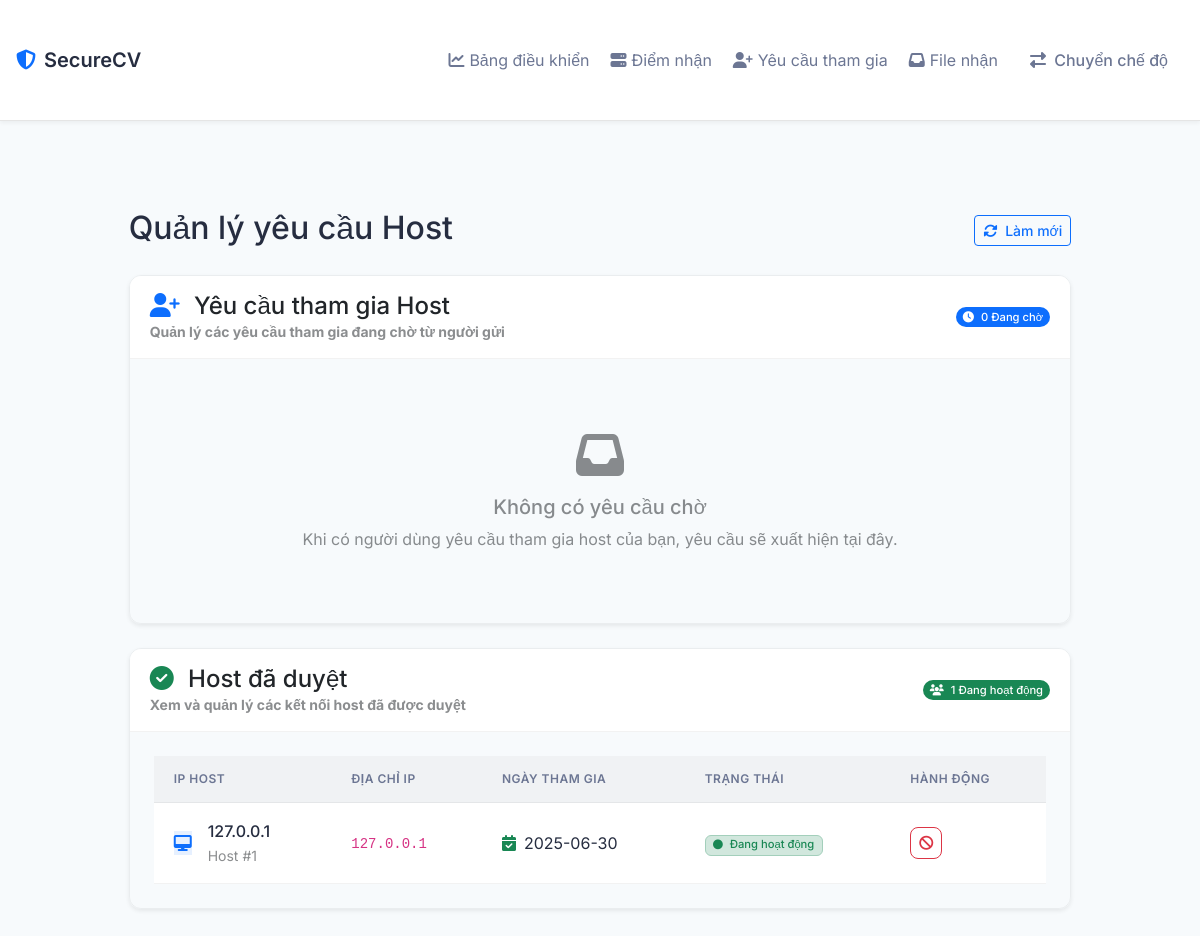
Page /receiver_host/approval on the earlier database version.
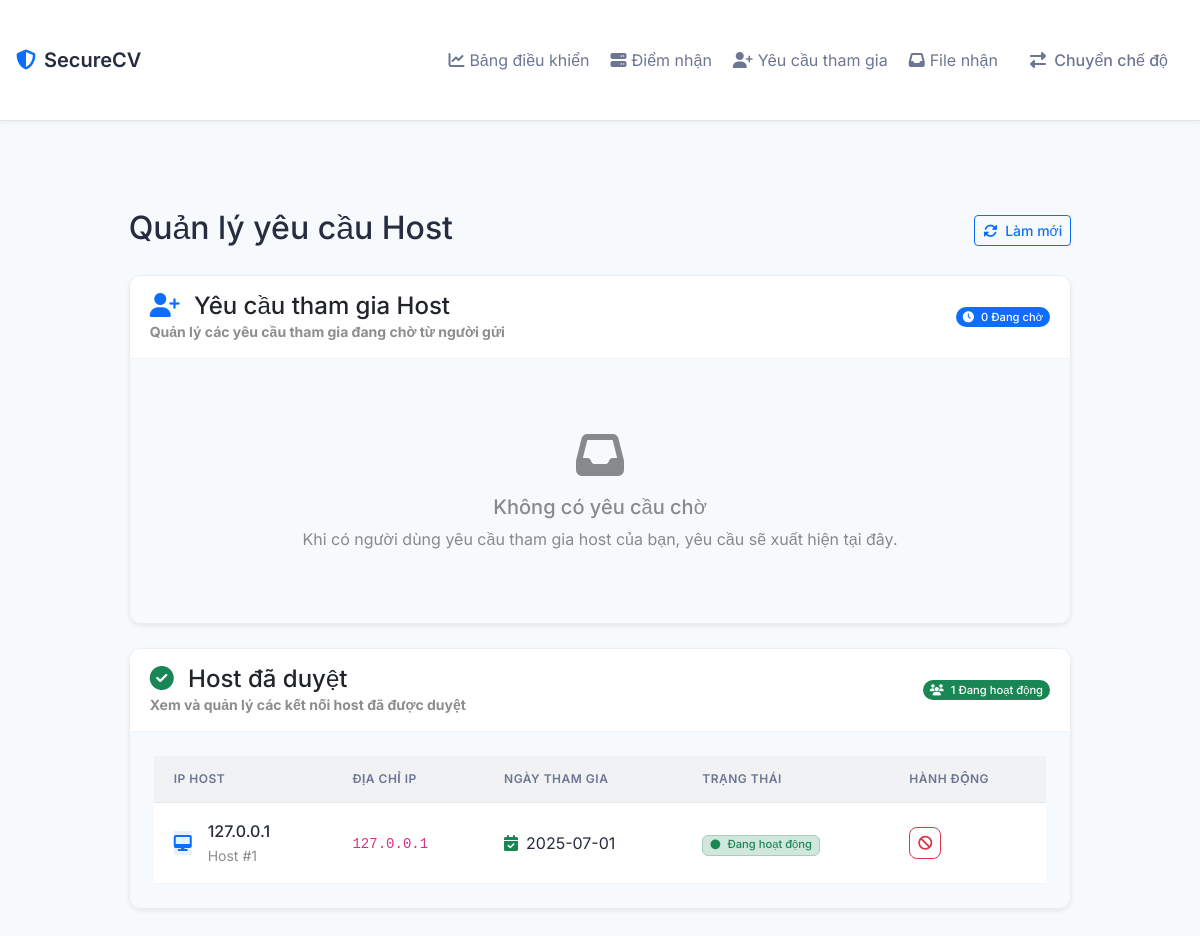
Same page on the later database version.
### models.py (models this page shows)
class HostJoinRequest(db.Model):
    id = db.Column(db.Integer, primary_key=True)
    host_id = db.Column(db.Integer, db.ForeignKey('host.id'), nullable=False)
    host_name = db.Column(db.String(100), nullable=False)
    sender_ip = db.Column(db.String(45), nullable=False)
    host_owner_ip = db.Column(db.String(45), nullable=False)
    message = db.Column(db.String(255))
    response_message = db.Column(db.String(255))
    status = db.Column(db.String(20), default='pending')
    created_at = db.Column(db.DateTime, nullable=False, default=datetime.utcnow)
    approved_at = db.Column(db.DateTime)
    rejected_at = db.Column(db.DateTime)
    revoked_at = db.Column(db.DateTime)
    host = db.relationship('Host', backref=db.backref('join_requests', lazy=True))

### routes.py (the view)
@app.route('/receiver_host/approval')
def receiver_host_approval():
    client_ip = get_client_ip()
    pending_requests = HostJoinRequest.query.filter_by(
        host_owner_ip=client_ip,
        status='pending'
    ).order_by(HostJoinRequest.created_at.desc()).all()
    approved_hosts = HostJoinRequest.query.filter_by(
        host_owner_ip=client_ip,
        status='approved'
    ).order_by(HostJoinRequest.approved_at.desc()).all()
    now = datetime.now()
    return render_template('host_approval.html',
                         pending_requests=pending_requests,
                         approved_hosts=approved_hosts,
                         now=now)

### routes.py (called while the page is built)
def get_client_ip():
    ip = None
    if request.headers.get('X-Forwarded-For'):
        ip = request.headers.get('X-Forwarded-For').split(',')[0].strip()
    elif request.headers.get('X-Real-IP'):
        ip = request.headers.get('X-Real-IP')
    else:
        ip = request.remote_addr
    try:
        return ipaddress.ip_address(ip).exploded
    except ValueError:
        return None

### templates/host_approval.html (shortened to what the changed rows need)
{% extends "base.html" %}
{% block content %}
<div class="container">
    <div class="row justify-content-center">
        <div class="col-lg-10">
            <div class="page-header mb-4">
                <div class="d-flex justify-content-between align-items-center">
                    <div>
                        <h2 class="mb-1">Quản lý yêu cầu Host</h2>
                    </div>
                </div>
            </div>
            <div class="card shadow-sm">
                <div class="card-body pending-requests">
                    {% if approved_hosts %}
                    <div class="table-responsive">
                        <table class="table table-hover align-middle">
                            <thead class="table-light">
                                <tr>
                                    <th>IP Host</th>
                                    <th>Địa chỉ IP</th>
                                    <th>Ngày tham gia</th>
                                    <th>Trạng thái</th>
                                    <th>Hành động</th>
                                </tr>
                            </thead>
                            <tbody>
                                {% for host in approved_hosts %}
                                <tr>
                                    <td>
                                        <div class="d-flex align-items-center">
                                            <div class="me-3">
                                                <div class="avatar-circle bg-primary bg-opacity-10 text-primary">
                                                    <i class="fas fa-desktop"></i>
                                                </div>
                                            </div>
                                            <div>
                                                <div class="fw-medium">{{ host.host_owner_ip }}</div>
                                                <small class="text-muted">Host #{{ host.id }}</small>
                                            </div>
                                        </div>
                                    </td>
                                    <td><code>{{ host.sender_ip }}</code></td>
                                    <td>
                                        <div class="d-flex align-items-center">
                                            <i class="fas fa-calendar-check me-2 text-success"></i>
                                            {{ host.approved_at.strftime('%Y-%m-%d') }}
                                        </div>
                                    </td>
                                    <td>
                                        <span class="badge bg-success-subtle text-success border border-success-subtle">
                                            <i class="fas fa-circle me-1 small"></i>
                                            Đang hoạt động
                                        </span>
                                    </td>
                                    <td>
                                        <form action="{{ url_for('revoke_host_access', host_id=host.id) }}" method="POST" class="d-inline">
                                            <button type="submit" class="btn btn-outline-danger btn-sm"
                                                    onclick="return confirm('Bạn có chắc muốn thu hồi quyền truy cập của host này?')">
                                                <i class="fas fa-ban"></i>
                                            </button>
                                        </form>
                                    </td>
                                </tr>
                                {% endfor %}
                            </tbody>
                        </table>
                    </div>
                    {% endif %}
                </div>
            </div>
        </div>
    </div>
</div>
{% endblock %}

Differences in the rows shown:
changed HostJoinRequest id 1: approved_at "2025-06-30" → "2025-07-01"
